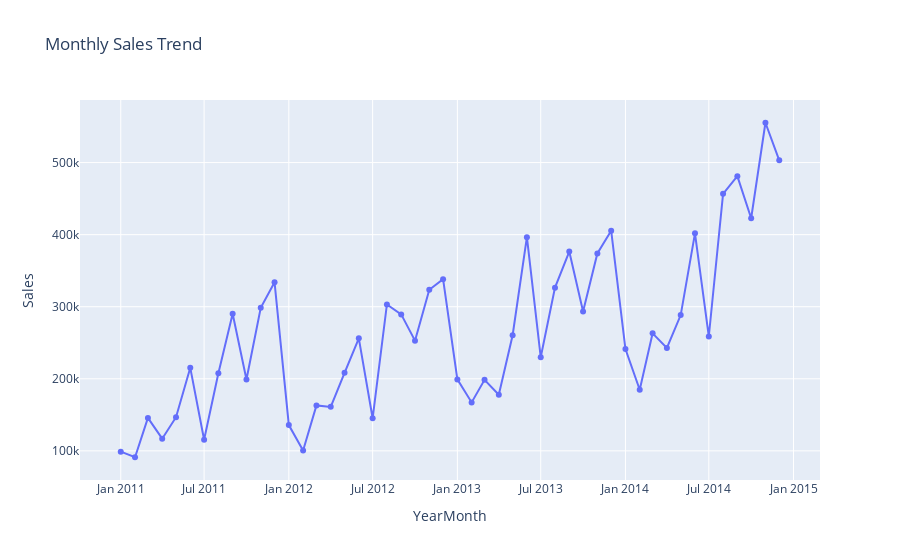

Source (notebook cell):
### Code cell
import plotly.express as px

df['YearMonth'] = df['Order Date'].dt.to_period('M').astype(str)

monthly_sales = df.groupby('YearMonth')['Sales'].sum().reset_index()

fig = px.line(monthly_sales, 
              x='YearMonth', 
              y='Sales',
              title="Monthly Sales Trend",
              markers=True)

fig.show()

### Figure 1 — Plotly figure (JSON) as saved in the notebook; plotly's stock layout.template omitted (floating-point values rounded to 4 significant figures)
{"data": [{"hovertemplate": "YearMonth=%{x}<br>Sales=%{y}<extra></extra>", "legendgroup": "", "line": {"color": "#636efa", "dash": "solid"}, "marker": {"symbol": "circle"}, "mode": "lines+markers", "name": "", "orientation": "v", "showlegend": false, "type": "scatter", "x": ["2011-01", "2011-02", "2011-03", "2011-04", "2011-05", "2011-06", "2011-07", "2011-08", "2011-09", "2011-10", "2011-11", "2011-12", "2012-01", "2012-02", "2012-03", "2012-04", "2012-05", "2012-06", "2012-07", "2012-08", "2012-09", "2012-10", "2012-11", "2012-12", "2013-01", "2013-02", "2013-03", "2013-04", "2013-05", "2013-06", "2013-07", "2013-08", "2013-09", "2013-10", "2013-11", "2013-12", "2014-01", "2014-02", "2014-03", "2014-04", "2014-05", "2014-06", "2014-07", "2014-08", "2014-09", "2014-10", "2014-11", "2014-12"], "xaxis": "x", "y": [98900.0, 91150.0, 145700.0, 116900.0, 146700.0, 215200.0, 115500.0, 207600.0, 290200.0, 199100.0, 298500.0, 333900.0, 135800.0, 100500.0, 163100.0, 161100.0, 208400.0, 256200.0, 145200.0, 303100.0, 289400.0, 252900.0, 323500.0, 338300.0, 199200.0, 167200.0, 198600.0, 177800.0, 260500.0, 396500.0, 229900.0, 326500.0, 376600.0, 293400.0, 374000.0, 405500.0, 241300.0, 184800.0, 263100.0, 242800.0, 288400.0, 401800.0, 258700.0, 456600.0, 481200.0, 422800.0, 555300.0, 503100.0], "yaxis": "y"}], "layout": {"legend": {"tracegroupgap": 0}, "title": {"text": "Monthly Sales Trend"}, "xaxis": {"anchor": "y", "domain": [0, 1], "title": {"text": "YearMonth"}}, "yaxis": {"anchor": "x", "domain": [0, 1], "title": {"text": "Sales"}}}}
